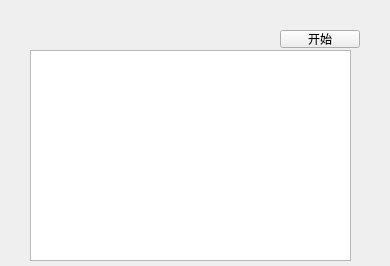
<?xml version="1.0" encoding="UTF-8"?>
<ui version="4.0">
 <class>CspWindow</class>
 <widget class="QWidget" name="CspWindow">
  <property name="geometry">
   <rect>
    <x>0</x>
    <y>0</y>
    <width>390</width>
    <height>266</height>
   </rect>
  </property>
  <property name="windowTitle">
   <string>My First Demo</string>
  </property>
  <widget class="QTextBrowser" name="textBrowser">
   <property name="geometry">
    <rect>
     <x>30</x>
     <y>50</y>
     <width>321</width>
     <height>211</height>
    </rect>
   </property>
  </widget>
  <widget class="QPushButton" name="startBtn">
   <property name="geometry">
    <rect>
     <x>280</x>
     <y>30</y>
     <width>80</width>
     <height>18</height>
    </rect>
   </property>
   <property name="text">
    <string>开始</string>
   </property>
  </widget>
 </widget>
 <layoutdefault spacing="6" margin="11"/>
 <resources/>
 <connections/>
</ui>
